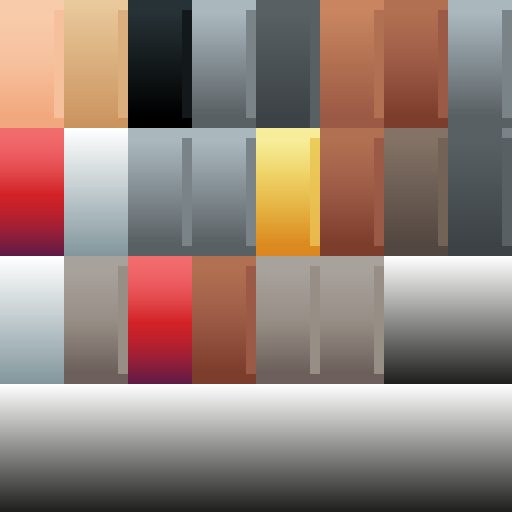
#> input picture assets/props/gear/knight_texture.png, 1024 x 1024 px, found by its file name (shown at 1/2 size); its folder holds 4 pictures in this run
$ python recolor_skins.py
#> lines starting #> are read from the running program, lines starting #| are printed output that depends on the picture
"""Builds the team-colour character skins from the KayKit palette textures.

Each KayKit texture is an 8x4 grid of 128x256 gradient cells. We repaint the
cloth cells of each class in the faction colour (keeping the gradient), and
give elves blond hair. Run from the project root:  python3 tools/recolor_skins.py
"""
from PIL import Image
import colorsys, os

SRC = "assets/props/gear"
OUT = "assets/characters/skins"
TEAMS = {
    "elf": {"primary": (0.25, 0.62, 0.32), "secondary": (0.16, 0.42, 0.22), "accent": (0.95, 0.78, 0.25), "hair": (0.93, 0.8, 0.4)},
    "human": {"primary": (0.22, 0.42, 0.85), "secondary": (0.14, 0.26, 0.6), "accent": (0.95, 0.78, 0.25), "hair": None},
}
# (col, row) palette cells per texture: which cells are the main cloth, the
# cape or trim, and the hair.
CELLS = {
    "knight":    {"primary": [(0, 1)], "secondary": [(2, 2)], "hair": [(1, 0)]},
    "rogue":     {"primary": [(0, 1), (1, 1), (1, 2)], "secondary": [(2, 2)], "hair": [(1, 0)]},
    "mage":      {"primary": [(0, 1), (1, 1), (7, 1)], "secondary": [(2, 1), (1, 2)], "hair": [(1, 0), (2, 0)]},
    "barbarian": {"primary": [(0, 1), (1, 1)], "secondary": [(2, 2)], "hair": [(1, 0)]},
}
# Variants that keep their own palette but still take the team colour.
VARIANTS = {
    # The Healer uses the mage model in white and green/blue.
    "healer": ("mage", {"primary": (0.93, 0.92, 0.85), "secondary": "team_primary", "hair": "team_hair"}),
    # Monarchs: the Elf Queen is a rogue in team colours with gold trim, the Human King a barbarian.
    "queen": ("rogue", {"primary": "team_primary", "secondary": (0.95, 0.78, 0.25), "hair": "team_hair"}),
    "king": ("barbarian", {"primary": "team_primary", "secondary": (0.95, 0.78, 0.25), "hair": None}),
}


def recolor_cell(img, col, row, rgb):
    px = img.load()
    x0, y0 = col * 128, row * 256
    # Measure the cell's brightness range so the gradient survives.
    vals = [colorsys.rgb_to_hsv(*[c / 255 for c in px[x, y][:3]])[2] for y in range(y0, y0 + 256, 8) for x in range(x0, x0 + 128, 16)]
    vmax = max(vals) or 1.0
    th, ts, tv = colorsys.rgb_to_hsv(*rgb)
    for y in range(y0, y0 + 256):
        for x in range(x0, x0 + 128):
            r, g, b, *a = px[x, y]
            h, s, v = colorsys.rgb_to_hsv(r / 255, g / 255, b / 255)
            nr, ng, nb = colorsys.hsv_to_rgb(th, ts, min(1.0, tv * (v / vmax) * 1.15))
            px[x, y] = (int(nr * 255), int(ng * 255), int(nb * 255)) + tuple(a)


def build(name, base, team, overrides=None):
#> called with name = 'knight', base = 'knight', team = 'elf'
    img = Image.open(f"{SRC}/{base}_texture.png").convert("RGBA")
#> img is the input picture: PIL image 1024x1024 RGBA; mean R, G, B, A 148.8, 128.7, 120.4, 255
    t = TEAMS[team]
    cells = CELLS[base]
    for part in ("primary", "secondary", "hair"):
        color = t[part] if overrides is None else overrides.get(part, t[part])
        if color == "team_primary":
            color = t["primary"]
        elif color == "team_hair":
            color = t["hair"]
        if color is None:
            continue
        for c, r in cells[part]:
            recolor_cell(img, c, r, color)
#> this loop made 3 passes
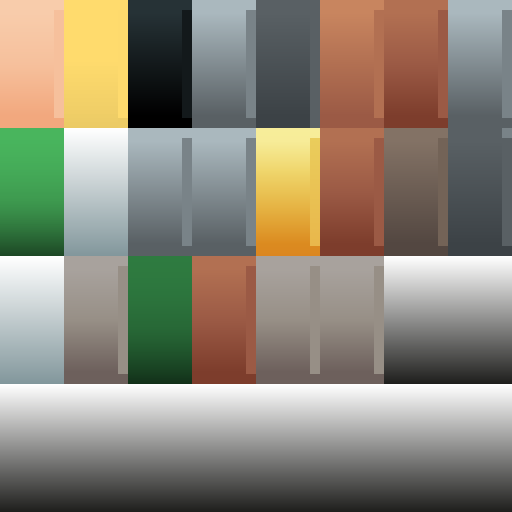
#> img: PIL image 1024x1024 RGBA (shown at 1/2 size); mean R, G, B, A 140.5, 134.1, 119.5, 255
    out = f"{OUT}/{name}_{team}.png"
    img.save(out)
    print("wrote", out)


os.makedirs(OUT, exist_ok=True)
for team in TEAMS:
    for base in CELLS:
        build(base, base, team)
    for name, (base, overrides) in VARIANTS.items():
        build(name, base, team, overrides)
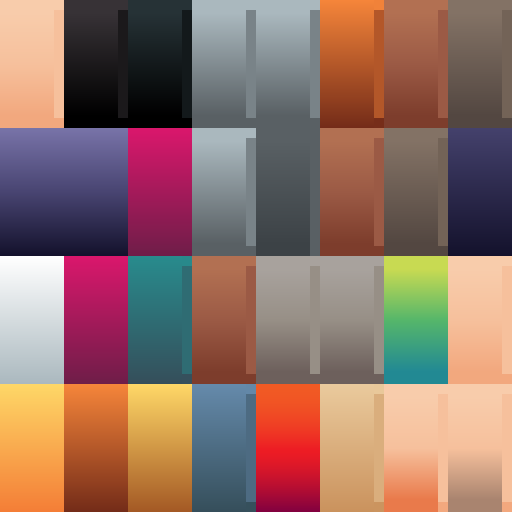
#> input picture assets/props/gear/mage_texture.png, 1024 x 1024 px, found by its file name (shown at 1/2 size)
#> in build, img is the input picture: PIL image 1024x1024 RGBA; mean R, G, B, A 145, 111.4, 101.2, 255
#> the loop in build (call 5), `for part in ("primary", "secondary", "hair"):` made 3 passes
#> after the loop in build (call 5), `for part in ("primary", "secondary", "hair"):`:
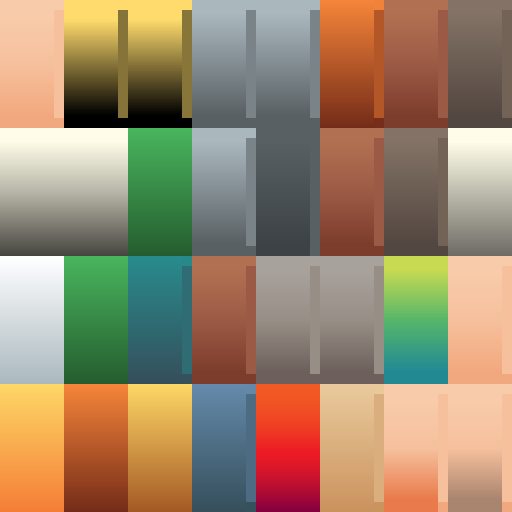
#> img: PIL image 1024x1024 RGBA (shown at 1/2 size); mean R, G, B, A 156.2, 135.2, 108.1, 255
